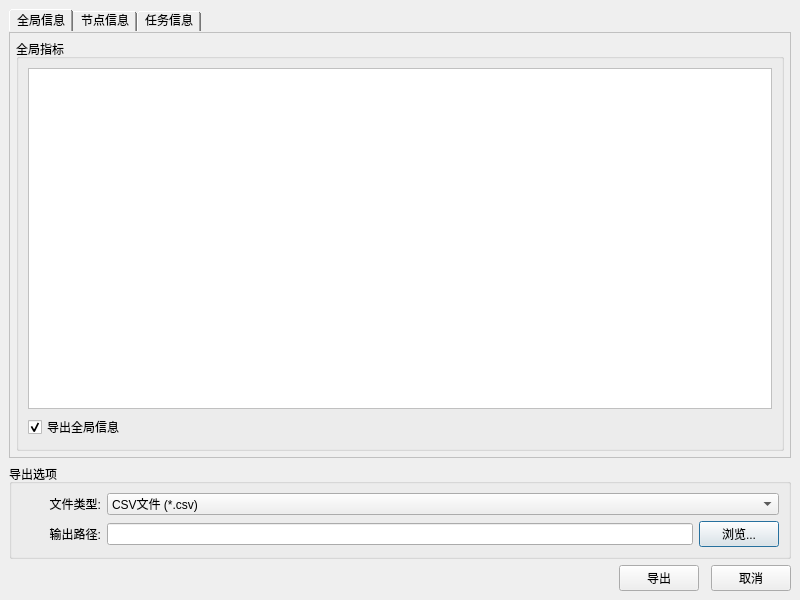
<?xml version="1.0" encoding="UTF-8"?>
<ui version="4.0">
 <class>SimulationExportDialog</class>
 <widget class="QDialog" name="SimulationExportDialog">
  <property name="geometry">
   <rect>
    <x>0</x>
    <y>0</y>
    <width>800</width>
    <height>600</height>
   </rect>
  </property>
  <property name="windowTitle">
   <string>仿真结果导出</string>
  </property>
  <layout class="QVBoxLayout" name="verticalLayout">
   <property name="spacing">
    <number>6</number>
   </property>
   <property name="margin" stdset="0">
    <number>9</number>
   </property>
   <item>
    <widget class="QTabWidget" name="tabWidget">
     <property name="styleSheet">
      <string notr="true">QTabWidget::pane {
    border: 1px solid #c0c0c0;
    top: 1px;
}
QTabBar::tab {
    padding: 4px 8px;
}</string>
     </property>
     <property name="currentIndex">
      <number>0</number>
     </property>
     <widget class="QWidget" name="globalTab">
      <attribute name="title">
       <string>全局信息</string>
      </attribute>
      <layout class="QVBoxLayout" name="verticalLayout_2">
       <property name="spacing">
        <number>6</number>
       </property>
       <property name="margin" stdset="0">
        <number>6</number>
       </property>
       <item>
        <widget class="QGroupBox" name="globalGroupBox">
         <property name="title">
          <string>全局指标</string>
         </property>
         <layout class="QVBoxLayout" name="verticalLayout_3">
          <property name="spacing">
           <number>6</number>
          </property>
          <property name="margin" stdset="0">
           <number>9</number>
          </property>
          <item>
           <widget class="QTableWidget" name="globalTable">
            <property name="styleSheet">
             <string notr="true">QTableWidget {
    border: 1px solid #c0c0c0;
    alternate-background-color: #f7f7f7;
}
QHeaderView::section {
    background-color: #f0f0f0;
    padding: 4px;
    border: 1px solid #c0c0c0;
}</string>
            </property>
            <property name="editTriggers">
             <set>QAbstractItemView::EditTrigger::NoEditTriggers</set>
            </property>
            <property name="selectionBehavior">
             <enum>QAbstractItemView::SelectionBehavior::SelectRows</enum>
            </property>
            <property name="verticalScrollMode">
             <enum>QAbstractItemView::ScrollMode::ScrollPerPixel</enum>
            </property>
            <property name="horizontalScrollMode">
             <enum>QAbstractItemView::ScrollMode::ScrollPerPixel</enum>
            </property>
            <property name="showGrid">
             <bool>true</bool>
            </property>
            <property name="gridStyle">
             <enum>Qt::PenStyle::DotLine</enum>
            </property>
            <property name="cornerButtonEnabled">
             <bool>false</bool>
            </property>
           </widget>
          </item>
          <item>
           <widget class="QCheckBox" name="globalExportCheckBox">
            <property name="text">
             <string>导出全局信息</string>
            </property>
            <property name="checked">
             <bool>true</bool>
            </property>
           </widget>
          </item>
         </layout>
        </widget>
       </item>
      </layout>
     </widget>
     <widget class="QWidget" name="nodesTab">
      <attribute name="title">
       <string>节点信息</string>
      </attribute>
      <layout class="QVBoxLayout" name="verticalLayout_4">
       <property name="spacing">
        <number>6</number>
       </property>
       <property name="margin" stdset="0">
        <number>6</number>
       </property>
       <item>
        <widget class="QGroupBox" name="nodesGroupBox">
         <property name="title">
          <string>算力节点指标</string>
         </property>
         <layout class="QVBoxLayout" name="verticalLayout_5">
          <property name="spacing">
           <number>6</number>
          </property>
          <property name="margin" stdset="0">
           <number>9</number>
          </property>
          <item>
           <widget class="QTableWidget" name="nodesTable">
            <property name="styleSheet">
             <string notr="true">QTableWidget {
    border: 1px solid #c0c0c0;
    alternate-background-color: #f7f7f7;
}
QHeaderView::section {
    background-color: #f0f0f0;
    padding: 4px;
    border: 1px solid #c0c0c0;
}</string>
            </property>
            <property name="editTriggers">
             <set>QAbstractItemView::EditTrigger::NoEditTriggers</set>
            </property>
            <property name="selectionBehavior">
             <enum>QAbstractItemView::SelectionBehavior::SelectRows</enum>
            </property>
            <property name="verticalScrollMode">
             <enum>QAbstractItemView::ScrollMode::ScrollPerPixel</enum>
            </property>
            <property name="horizontalScrollMode">
             <enum>QAbstractItemView::ScrollMode::ScrollPerPixel</enum>
            </property>
            <property name="showGrid">
             <bool>true</bool>
            </property>
            <property name="gridStyle">
             <enum>Qt::PenStyle::DotLine</enum>
            </property>
            <property name="cornerButtonEnabled">
             <bool>false</bool>
            </property>
           </widget>
          </item>
          <item>
           <widget class="QCheckBox" name="nodesExportCheckBox">
            <property name="text">
             <string>导出节点信息</string>
            </property>
            <property name="checked">
             <bool>true</bool>
            </property>
           </widget>
          </item>
          <item>
           <widget class="QGroupBox" name="nodesMetricsGroupBox">
            <property name="title">
             <string>选择导出的指标</string>
            </property>
            <layout class="QGridLayout" name="gridLayout">
             <property name="margin" stdset="0">
              <number>9</number>
             </property>
             <property name="spacing">
              <number>8</number>
             </property>
             <item row="0" column="0">
              <widget class="QCheckBox" name="nodeAvgUtilCheckBox">
               <property name="text">
                <string>平均利用率</string>
               </property>
               <property name="checked">
                <bool>true</bool>
               </property>
              </widget>
             </item>
             <item row="0" column="1">
              <widget class="QCheckBox" name="nodeAssignedTasksCheckBox">
               <property name="text">
                <string>已分配任务总数</string>
               </property>
               <property name="checked">
                <bool>true</bool>
               </property>
              </widget>
             </item>
             <item row="1" column="0">
              <widget class="QCheckBox" name="nodeProcessedLoadCheckBox">
               <property name="text">
                <string>已处理总计算量</string>
               </property>
               <property name="checked">
                <bool>true</bool>
               </property>
              </widget>
             </item>
             <item row="1" column="1">
              <widget class="QCheckBox" name="nodeEnergyConsumptionCheckBox">
               <property name="text">
                <string>能耗</string>
               </property>
               <property name="checked">
                <bool>true</bool>
               </property>
              </widget>
             </item>
            </layout>
           </widget>
          </item>
         </layout>
        </widget>
       </item>
      </layout>
     </widget>
     <widget class="QWidget" name="tasksTab">
      <attribute name="title">
       <string>任务信息</string>
      </attribute>
      <layout class="QVBoxLayout" name="verticalLayout_6">
       <property name="spacing">
        <number>6</number>
       </property>
       <property name="margin" stdset="0">
        <number>6</number>
       </property>
       <item>
        <widget class="QGroupBox" name="tasksGroupBox">
         <property name="title">
          <string>任务指标</string>
         </property>
         <layout class="QVBoxLayout" name="verticalLayout_7">
          <property name="spacing">
           <number>6</number>
          </property>
          <property name="margin" stdset="0">
           <number>9</number>
          </property>
          <item>
           <widget class="QTableWidget" name="tasksTable">
            <property name="styleSheet">
             <string notr="true">QTableWidget {
    border: 1px solid #c0c0c0;
    alternate-background-color: #f7f7f7;
}
QHeaderView::section {
    background-color: #f0f0f0;
    padding: 4px;
    border: 1px solid #c0c0c0;
}</string>
            </property>
            <property name="editTriggers">
             <set>QAbstractItemView::EditTrigger::NoEditTriggers</set>
            </property>
            <property name="selectionBehavior">
             <enum>QAbstractItemView::SelectionBehavior::SelectRows</enum>
            </property>
            <property name="verticalScrollMode">
             <enum>QAbstractItemView::ScrollMode::ScrollPerPixel</enum>
            </property>
            <property name="horizontalScrollMode">
             <enum>QAbstractItemView::ScrollMode::ScrollPerPixel</enum>
            </property>
            <property name="showGrid">
             <bool>true</bool>
            </property>
            <property name="gridStyle">
             <enum>Qt::PenStyle::DotLine</enum>
            </property>
            <property name="cornerButtonEnabled">
             <bool>false</bool>
            </property>
           </widget>
          </item>
          <item>
           <widget class="QCheckBox" name="tasksExportCheckBox">
            <property name="text">
             <string>导出任务信息</string>
            </property>
            <property name="checked">
             <bool>true</bool>
            </property>
           </widget>
          </item>
          <item>
           <widget class="QGroupBox" name="tasksMetricsGroupBox">
            <property name="title">
             <string>选择导出的指标</string>
            </property>
            <layout class="QGridLayout" name="gridLayout_2">
             <property name="margin" stdset="0">
              <number>9</number>
             </property>
             <property name="spacing">
              <number>8</number>
             </property>
             <item row="0" column="0">
              <widget class="QCheckBox" name="taskEndToEndDelayCheckBox">
               <property name="text">
                <string>端到端延迟</string>
               </property>
               <property name="checked">
                <bool>true</bool>
               </property>
              </widget>
             </item>
             <item row="0" column="1">
              <widget class="QCheckBox" name="taskComputationTimeCheckBox">
               <property name="text">
                <string>计算时长</string>
               </property>
               <property name="checked">
                <bool>true</bool>
               </property>
              </widget>
             </item>
             <item row="1" column="0">
              <widget class="QCheckBox" name="taskCostCheckBox">
               <property name="text">
                <string>任务成本</string>
               </property>
               <property name="checked">
                <bool>true</bool>
               </property>
              </widget>
             </item>
            </layout>
           </widget>
          </item>
         </layout>
        </widget>
       </item>
      </layout>
     </widget>
    </widget>
   </item>
   <item>
    <widget class="QGroupBox" name="exportOptionsGroupBox">
     <property name="title">
      <string>导出选项</string>
     </property>
     <layout class="QVBoxLayout" name="verticalLayout_8">
      <property name="spacing">
       <number>6</number>
      </property>
      <property name="margin" stdset="0">
       <number>9</number>
      </property>
      <item>
       <layout class="QFormLayout" name="formLayout">
        <property name="horizontalSpacing">
         <number>6</number>
        </property>
        <property name="verticalSpacing">
         <number>6</number>
        </property>
        <property name="margin" stdset="0">
         <number>0</number>
        </property>
        <item row="0" column="0">
         <widget class="QLabel" name="label">
          <property name="minimumSize">
           <size>
            <width>80</width>
            <height>0</height>
           </size>
          </property>
          <property name="text">
           <string>文件类型:</string>
          </property>
          <property name="alignment">
           <set>Qt::AlignmentFlag::AlignRight|Qt::AlignmentFlag::AlignTrailing|Qt::AlignmentFlag::AlignVCenter</set>
          </property>
         </widget>
        </item>
        <item row="0" column="1">
         <widget class="QComboBox" name="fileTypeComboBox">
          <item>
           <property name="text">
            <string>CSV文件 (*.csv)</string>
           </property>
          </item>
          <item>
           <property name="text">
            <string>Excel文件 (*.xlsx)</string>
           </property>
          </item>
         </widget>
        </item>
        <item row="1" column="0">
         <widget class="QLabel" name="label_2">
          <property name="minimumSize">
           <size>
            <width>80</width>
            <height>0</height>
           </size>
          </property>
          <property name="text">
           <string>输出路径:</string>
          </property>
          <property name="alignment">
           <set>Qt::AlignmentFlag::AlignRight|Qt::AlignmentFlag::AlignTrailing|Qt::AlignmentFlag::AlignVCenter</set>
          </property>
         </widget>
        </item>
        <item row="1" column="1">
         <layout class="QHBoxLayout" name="horizontalLayout_3">
          <property name="spacing">
           <number>6</number>
          </property>
          <item>
           <widget class="QLineEdit" name="outputPathLineEdit"/>
          </item>
          <item>
           <widget class="QPushButton" name="browseButton">
            <property name="minimumSize">
             <size>
              <width>80</width>
              <height>0</height>
             </size>
            </property>
            <property name="text">
             <string>浏览...</string>
            </property>
           </widget>
          </item>
         </layout>
        </item>
       </layout>
      </item>
     </layout>
    </widget>
   </item>
   <item>
    <layout class="QHBoxLayout" name="horizontalLayout">
     <property name="spacing">
      <number>12</number>
     </property>
     <property name="margin" stdset="0">
      <number>0</number>
     </property>
     <item>
      <spacer name="horizontalSpacer">
       <property name="orientation">
        <enum>Qt::Orientation::Horizontal</enum>
       </property>
       <property name="sizeHint" stdset="0">
        <size>
         <width>40</width>
         <height>20</height>
        </size>
       </property>
      </spacer>
     </item>
     <item>
      <widget class="QPushButton" name="exportButton">
       <property name="minimumSize">
        <size>
         <width>80</width>
         <height>0</height>
        </size>
       </property>
       <property name="text">
        <string>导出</string>
       </property>
      </widget>
     </item>
     <item>
      <widget class="QPushButton" name="cancelButton">
       <property name="minimumSize">
        <size>
         <width>80</width>
         <height>0</height>
        </size>
       </property>
       <property name="text">
        <string>取消</string>
       </property>
      </widget>
     </item>
    </layout>
   </item>
  </layout>
 </widget>
 <resources/>
 <connections>
  <connection>
   <sender>cancelButton</sender>
   <signal>clicked()</signal>
   <receiver>SimulationExportDialog</receiver>
   <slot>reject()</slot>
   <hints>
    <hint type="sourcelabel">
     <x>248</x>
     <y>245</y>
    </hint>
    <hint type="destinationlabel">
     <x>157</x>
     <y>274</y>
    </hint>
   </hints>
  </connection>
 </connections>
</ui>
